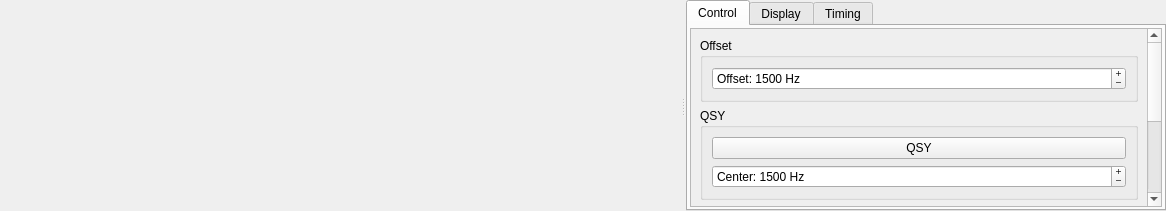
<?xml version="1.0" encoding="UTF-8"?>
<ui version="4.0">
 <class>WideGraph</class>
 <widget class="QWidget" name="WideGraph">
  <property name="geometry">
   <rect>
    <x>0</x>
    <y>0</y>
    <width>1166</width>
    <height>211</height>
   </rect>
  </property>
  <property name="sizePolicy">
   <sizepolicy hsizetype="Expanding" vsizetype="Expanding">
    <horstretch>0</horstretch>
    <verstretch>0</verstretch>
   </sizepolicy>
  </property>
  <property name="windowTitle">
   <string>Dialog</string>
  </property>
  <layout class="QHBoxLayout" name="horizontalLayout_2">
   <property name="spacing">
    <number>1</number>
   </property>
   <property name="leftMargin">
    <number>0</number>
   </property>
   <property name="topMargin">
    <number>0</number>
   </property>
   <property name="rightMargin">
    <number>0</number>
   </property>
   <property name="bottomMargin">
    <number>0</number>
   </property>
   <item>
    <widget class="QSplitter" name="splitter">
     <property name="sizePolicy">
      <sizepolicy hsizetype="Expanding" vsizetype="Expanding">
       <horstretch>0</horstretch>
       <verstretch>0</verstretch>
      </sizepolicy>
     </property>
     <property name="visible">
      <bool>true</bool>
     </property>
     <property name="autoFillBackground">
      <bool>true</bool>
     </property>
     <property name="orientation">
      <enum>Qt::Orientation::Horizontal</enum>
     </property>
     <property name="handleWidth">
      <number>6</number>
     </property>
     <property name="childrenCollapsible">
      <bool>false</bool>
     </property>
     <widget class="CPlotter" name="widePlot" native="true">
      <property name="sizePolicy">
       <sizepolicy hsizetype="Expanding" vsizetype="Expanding">
        <horstretch>0</horstretch>
        <verstretch>0</verstretch>
       </sizepolicy>
      </property>
      <property name="minimumSize">
       <size>
        <width>400</width>
        <height>10</height>
       </size>
      </property>
     </widget>
     <widget class="QWidget" name="controls_widget" native="true">
      <property name="sizePolicy">
       <sizepolicy hsizetype="Preferred" vsizetype="Expanding">
        <horstretch>0</horstretch>
        <verstretch>0</verstretch>
       </sizepolicy>
      </property>
      <property name="minimumSize">
       <size>
        <width>100</width>
        <height>0</height>
       </size>
      </property>
      <property name="autoFillBackground">
       <bool>true</bool>
      </property>
      <layout class="QGridLayout" name="gridLayout">
       <property name="leftMargin">
        <number>0</number>
       </property>
       <property name="topMargin">
        <number>0</number>
       </property>
       <property name="rightMargin">
        <number>0</number>
       </property>
       <property name="bottomMargin">
        <number>0</number>
       </property>
       <property name="horizontalSpacing">
        <number>5</number>
       </property>
       <property name="verticalSpacing">
        <number>0</number>
       </property>
       <item row="0" column="0">
        <widget class="QTabWidget" name="tabWidget">
         <property name="sizePolicy">
          <sizepolicy hsizetype="Minimum" vsizetype="Expanding">
           <horstretch>0</horstretch>
           <verstretch>0</verstretch>
          </sizepolicy>
         </property>
         <property name="tabPosition">
          <enum>QTabWidget::TabPosition::North</enum>
         </property>
         <property name="tabShape">
          <enum>QTabWidget::TabShape::Rounded</enum>
         </property>
         <property name="currentIndex">
          <number>0</number>
         </property>
         <property name="tabBarAutoHide">
          <bool>false</bool>
         </property>
         <widget class="QWidget" name="controlTab">
          <attribute name="title">
           <string>Control</string>
          </attribute>
          <layout class="QVBoxLayout" name="verticalLayout_2">
           <property name="leftMargin">
            <number>2</number>
           </property>
           <property name="topMargin">
            <number>2</number>
           </property>
           <property name="rightMargin">
            <number>2</number>
           </property>
           <property name="bottomMargin">
            <number>2</number>
           </property>
           <item>
            <widget class="QScrollArea" name="scrollArea">
             <property name="widgetResizable">
              <bool>true</bool>
             </property>
             <widget class="QWidget" name="scrollAreaWidgetContents_2">
              <property name="geometry">
               <rect>
                <x>0</x>
                <y>0</y>
                <width>499</width>
                <height>377</height>
               </rect>
              </property>
              <layout class="QVBoxLayout" name="verticalLayout_8">
               <item>
                <widget class="QGroupBox" name="groupBox_7">
                 <property name="title">
                  <string>Offset</string>
                 </property>
                 <layout class="QVBoxLayout" name="verticalLayout_11">
                  <item>
                   <widget class="QSpinBox" name="offsetSpinBox">
                    <property name="buttonSymbols">
                     <enum>QAbstractSpinBox::ButtonSymbols::PlusMinus</enum>
                    </property>
                    <property name="suffix">
                     <string> Hz</string>
                    </property>
                    <property name="prefix">
                     <string>Offset: </string>
                    </property>
                    <property name="maximum">
                     <number>5000</number>
                    </property>
                    <property name="singleStep">
                     <number>1</number>
                    </property>
                    <property name="value">
                     <number>1500</number>
                    </property>
                   </widget>
                  </item>
                 </layout>
                </widget>
               </item>
               <item>
                <widget class="QGroupBox" name="groupBox_5">
                 <property name="title">
                  <string>QSY</string>
                 </property>
                 <layout class="QVBoxLayout" name="verticalLayout_9">
                  <item>
                   <widget class="QPushButton" name="qsyPushButton">
                    <property name="toolTip">
                     <string>&lt;html&gt;&lt;head/&gt;&lt;body&gt;&lt;p&gt;Adjust the dial frequency to center the current offset at the center of the bandpass (position defined below).&lt;/p&gt;&lt;/body&gt;&lt;/html&gt;</string>
                    </property>
                    <property name="text">
                     <string>QSY</string>
                    </property>
                    <property name="autoDefault">
                     <bool>false</bool>
                    </property>
                   </widget>
                  </item>
                  <item>
                   <widget class="QSpinBox" name="centerSpinBox">
                    <property name="buttonSymbols">
                     <enum>QAbstractSpinBox::ButtonSymbols::PlusMinus</enum>
                    </property>
                    <property name="suffix">
                     <string> Hz</string>
                    </property>
                    <property name="prefix">
                     <string>Center: </string>
                    </property>
                    <property name="minimum">
                     <number>500</number>
                    </property>
                    <property name="maximum">
                     <number>5000</number>
                    </property>
                    <property name="value">
                     <number>1500</number>
                    </property>
                   </widget>
                  </item>
                 </layout>
                </widget>
               </item>
               <item>
                <widget class="QGroupBox" name="groupBox_6">
                 <property name="title">
                  <string>Filter</string>
                 </property>
                 <layout class="QVBoxLayout" name="verticalLayout_10">
                  <item>
                   <layout class="QHBoxLayout" name="horizontalLayout">
                    <property name="topMargin">
                     <number>0</number>
                    </property>
                    <item>
                     <widget class="QCheckBox" name="filterCheckBox">
                      <property name="toolTip">
                       <string>Enable the software filter</string>
                      </property>
                      <property name="text">
                       <string>Enable Filter</string>
                      </property>
                     </widget>
                    </item>
                    <item>
                     <widget class="QPushButton" name="filterCenterSyncButton">
                      <property name="enabled">
                       <bool>false</bool>
                      </property>
                      <property name="toolTip">
                       <string>&lt;html&gt;&lt;head/&gt;&lt;body&gt;&lt;p&gt;Synchronize the filter center to the audio offset&lt;/p&gt;&lt;/body&gt;&lt;/html&gt;</string>
                      </property>
                      <property name="text">
                       <string>Sync</string>
                      </property>
                     </widget>
                    </item>
                   </layout>
                  </item>
                  <item>
                   <layout class="QHBoxLayout" name="horizontalLayout_6">
                    <property name="bottomMargin">
                     <number>0</number>
                    </property>
                    <item>
                     <layout class="QVBoxLayout" name="filterCenter">
                      <item>
                       <widget class="QSpinBox" name="filterCenterSpinBox">
                        <property name="suffix">
                         <string> Hz</string>
                        </property>
                        <property name="prefix">
                         <string>Center: </string>
                        </property>
                        <property name="minimum">
                         <number>120</number>
                        </property>
                        <property name="maximum">
                         <number>4880</number>
                        </property>
                       </widget>
                      </item>
                      <item>
                       <widget class="QDial" name="filterCenterDial">
                        <property name="minimum">
                         <number>120</number>
                        </property>
                        <property name="maximum">
                         <number>4880</number>
                        </property>
                       </widget>
                      </item>
                     </layout>
                    </item>
                    <item>
                     <layout class="QVBoxLayout" name="filterWidth">
                      <item>
                       <widget class="QSpinBox" name="filterWidthSpinBox">
                        <property name="suffix">
                         <string> Hz</string>
                        </property>
                        <property name="prefix">
                         <string>Width: </string>
                        </property>
                        <property name="minimum">
                         <number>120</number>
                        </property>
                        <property name="maximum">
                         <number>5000</number>
                        </property>
                       </widget>
                      </item>
                      <item>
                       <widget class="QDial" name="filterWidthDial">
                        <property name="minimum">
                         <number>120</number>
                        </property>
                        <property name="maximum">
                         <number>5000</number>
                        </property>
                       </widget>
                      </item>
                     </layout>
                    </item>
                   </layout>
                  </item>
                 </layout>
                </widget>
               </item>
               <item>
                <spacer name="verticalSpacer_3">
                 <property name="orientation">
                  <enum>Qt::Orientation::Vertical</enum>
                 </property>
                 <property name="sizeHint" stdset="0">
                  <size>
                   <width>20</width>
                   <height>40</height>
                  </size>
                 </property>
                </spacer>
               </item>
              </layout>
             </widget>
            </widget>
           </item>
          </layout>
         </widget>
         <widget class="QWidget" name="displayTab">
          <attribute name="title">
           <string>Display</string>
          </attribute>
          <layout class="QVBoxLayout" name="verticalLayout_3">
           <property name="leftMargin">
            <number>2</number>
           </property>
           <property name="topMargin">
            <number>2</number>
           </property>
           <property name="rightMargin">
            <number>2</number>
           </property>
           <property name="bottomMargin">
            <number>2</number>
           </property>
           <item>
            <widget class="QScrollArea" name="scrollArea_2">
             <property name="widgetResizable">
              <bool>true</bool>
             </property>
             <widget class="QWidget" name="scrollAreaWidgetContents_3">
              <property name="geometry">
               <rect>
                <x>0</x>
                <y>0</y>
                <width>499</width>
                <height>762</height>
               </rect>
              </property>
              <layout class="QVBoxLayout" name="verticalLayout_5">
               <item>
                <widget class="QGroupBox" name="groupBox_8">
                 <property name="title">
                  <string>Size</string>
                 </property>
                 <layout class="QVBoxLayout" name="verticalLayout_12">
                  <item>
                   <widget class="QSpinBox" name="fStartSpinBox">
                    <property name="toolTip">
                     <string>&lt;html&gt;&lt;head/&gt;&lt;body&gt;&lt;p&gt;Frequency at left edge of waterfall&lt;/p&gt;&lt;/body&gt;&lt;/html&gt;</string>
                    </property>
                    <property name="buttonSymbols">
                     <enum>QAbstractSpinBox::ButtonSymbols::PlusMinus</enum>
                    </property>
                    <property name="suffix">
                     <string> Hz</string>
                    </property>
                    <property name="prefix">
                     <string>Start: </string>
                    </property>
                    <property name="maximum">
                     <number>5000</number>
                    </property>
                    <property name="singleStep">
                     <number>100</number>
                    </property>
                    <property name="value">
                     <number>500</number>
                    </property>
                   </widget>
                  </item>
                  <item>
                   <widget class="QSpinBox" name="bppSpinBox">
                    <property name="toolTip">
                     <string>Compression factor for frequency scale</string>
                    </property>
                    <property name="buttonSymbols">
                     <enum>QAbstractSpinBox::ButtonSymbols::PlusMinus</enum>
                    </property>
                    <property name="suffix">
                     <string/>
                    </property>
                    <property name="prefix">
                     <string>Bins Per Pixel: </string>
                    </property>
                    <property name="minimum">
                     <number>1</number>
                    </property>
                    <property name="maximum">
                     <number>1000</number>
                    </property>
                    <property name="singleStep">
                     <number>1</number>
                    </property>
                    <property name="value">
                     <number>5</number>
                    </property>
                   </widget>
                  </item>
                 </layout>
                </widget>
               </item>
               <item>
                <widget class="QGroupBox" name="groupBox_3">
                 <property name="title">
                  <string>Palette</string>
                 </property>
                 <layout class="QVBoxLayout" name="verticalLayout_6">
                  <item>
                   <widget class="QComboBox" name="paletteComboBox">
                    <property name="toolTip">
                     <string>Select waterfall palette</string>
                    </property>
                   </widget>
                  </item>
                  <item>
                   <widget class="QPushButton" name="adjust_palette_push_button">
                    <property name="toolTip">
                     <string>&lt;html&gt;&lt;head/&gt;&lt;body&gt;&lt;p&gt;Enter definition for a new color palette.&lt;/p&gt;&lt;/body&gt;&lt;/html&gt;</string>
                    </property>
                    <property name="text">
                     <string>Adjust...</string>
                    </property>
                    <property name="autoDefault">
                     <bool>false</bool>
                    </property>
                   </widget>
                  </item>
                 </layout>
                </widget>
               </item>
               <item>
                <widget class="QGroupBox" name="groupBox_4">
                 <property name="title">
                  <string>Scrolling &amp;&amp; Averaging</string>
                 </property>
                 <layout class="QVBoxLayout" name="verticalLayout_7">
                  <item>
                   <widget class="QSpinBox" name="fpsSpinBox">
                    <property name="suffix">
                     <string> fps</string>
                    </property>
                    <property name="prefix">
                     <string>Scroll Speed: </string>
                    </property>
                    <property name="minimum">
                     <number>1</number>
                    </property>
                    <property name="maximum">
                     <number>100</number>
                    </property>
                    <property name="value">
                     <number>10</number>
                    </property>
                   </widget>
                  </item>
                  <item>
                   <layout class="QHBoxLayout" name="horizontalLayout_3">
                    <item>
                     <widget class="QSpinBox" name="waterfallAvgSpinBox">
                      <property name="toolTip">
                       <string>Number of FFTs averaged (controls waterfall scrolling rate)</string>
                      </property>
                      <property name="buttonSymbols">
                       <enum>QAbstractSpinBox::ButtonSymbols::PlusMinus</enum>
                      </property>
                      <property name="prefix">
                       <string>Avg N: </string>
                      </property>
                      <property name="minimum">
                       <number>1</number>
                      </property>
                      <property name="maximum">
                       <number>50</number>
                      </property>
                     </widget>
                    </item>
                    <item>
                     <widget class="QCheckBox" name="cbFlatten">
                      <property name="toolTip">
                       <string>&lt;html&gt;&lt;head/&gt;&lt;body&gt;&lt;p&gt;Flatten spectral baseline over the full displayed interval.&lt;/p&gt;&lt;/body&gt;&lt;/html&gt;</string>
                      </property>
                      <property name="text">
                       <string>Flatten</string>
                      </property>
                     </widget>
                    </item>
                   </layout>
                  </item>
                  <item>
                   <widget class="QComboBox" name="spec2dComboBox">
                    <property name="toolTip">
                     <string>&lt;html&gt;&lt;head/&gt;&lt;body&gt;&lt;p&gt;Select data for spectral display&lt;/p&gt;&lt;/body&gt;&lt;/html&gt;</string>
                    </property>
                    <property name="currentIndex">
                     <number>0</number>
                    </property>
                    <item>
                     <property name="text">
                      <string>Current</string>
                     </property>
                    </item>
                    <item>
                     <property name="text">
                      <string>Cumulative</string>
                     </property>
                    </item>
                    <item>
                     <property name="text">
                      <string>Linear Avg</string>
                     </property>
                    </item>
                   </widget>
                  </item>
                  <item>
                   <widget class="QSpinBox" name="smoSpinBox">
                    <property name="enabled">
                     <bool>false</bool>
                    </property>
                    <property name="toolTip">
                     <string>Smoothing of Linear Average spectrum</string>
                    </property>
                    <property name="alignment">
                     <set>Qt::AlignmentFlag::AlignCenter</set>
                    </property>
                    <property name="buttonSymbols">
                     <enum>QAbstractSpinBox::ButtonSymbols::PlusMinus</enum>
                    </property>
                    <property name="suffix">
                     <string/>
                    </property>
                    <property name="prefix">
                     <string>Smooth:  </string>
                    </property>
                    <property name="minimum">
                     <number>1</number>
                    </property>
                    <property name="maximum">
                     <number>7</number>
                    </property>
                   </widget>
                  </item>
                 </layout>
                </widget>
               </item>
               <item>
                <widget class="QGroupBox" name="groupBox">
                 <property name="title">
                  <string>Waterfall</string>
                 </property>
                 <layout class="QVBoxLayout" name="verticalLayout_4">
                  <item>
                   <layout class="QFormLayout" name="formLayout">
                    <property name="topMargin">
                     <number>0</number>
                    </property>
                    <item row="0" column="0">
                     <widget class="QLabel" name="label">
                      <property name="text">
                       <string>Gain:</string>
                      </property>
                     </widget>
                    </item>
                    <item row="0" column="1">
                     <widget class="QSlider" name="gainSlider">
                      <property name="sizePolicy">
                       <sizepolicy hsizetype="Expanding" vsizetype="Fixed">
                        <horstretch>0</horstretch>
                        <verstretch>0</verstretch>
                       </sizepolicy>
                      </property>
                      <property name="minimumSize">
                       <size>
                        <width>100</width>
                        <height>0</height>
                       </size>
                      </property>
                      <property name="maximumSize">
                       <size>
                        <width>16777215</width>
                        <height>16777215</height>
                       </size>
                      </property>
                      <property name="toolTip">
                       <string>Waterfall gain</string>
                      </property>
                      <property name="minimum">
                       <number>-50</number>
                      </property>
                      <property name="maximum">
                       <number>50</number>
                      </property>
                      <property name="orientation">
                       <enum>Qt::Orientation::Horizontal</enum>
                      </property>
                      <property name="tickPosition">
                       <enum>QSlider::TickPosition::TicksAbove</enum>
                      </property>
                     </widget>
                    </item>
                    <item row="1" column="0">
                     <widget class="QLabel" name="label_2">
                      <property name="text">
                       <string>Zero:</string>
                      </property>
                     </widget>
                    </item>
                    <item row="1" column="1">
                     <widget class="QSlider" name="zeroSlider">
                      <property name="sizePolicy">
                       <sizepolicy hsizetype="Expanding" vsizetype="Fixed">
                        <horstretch>0</horstretch>
                        <verstretch>0</verstretch>
                       </sizepolicy>
                      </property>
                      <property name="minimumSize">
                       <size>
                        <width>100</width>
                        <height>0</height>
                       </size>
                      </property>
                      <property name="maximumSize">
                       <size>
                        <width>16777215</width>
                        <height>16777215</height>
                       </size>
                      </property>
                      <property name="toolTip">
                       <string>Waterfall zero</string>
                      </property>
                      <property name="minimum">
                       <number>-50</number>
                      </property>
                      <property name="maximum">
                       <number>50</number>
                      </property>
                      <property name="orientation">
                       <enum>Qt::Orientation::Horizontal</enum>
                      </property>
                      <property name="tickPosition">
                       <enum>QSlider::TickPosition::TicksAbove</enum>
                      </property>
                     </widget>
                    </item>
                   </layout>
                  </item>
                  <item>
                   <widget class="QCheckBox" name="decodeAttemptCheckBox">
                    <property name="text">
                     <string>Display Decode Attempts</string>
                    </property>
                   </widget>
                  </item>
                 </layout>
                </widget>
               </item>
               <item>
                <widget class="QGroupBox" name="groupBox_2">
                 <property name="title">
                  <string>Spectrum</string>
                 </property>
                 <layout class="QFormLayout" name="formLayout_2">
                  <item row="0" column="0">
                   <widget class="QLabel" name="label_3">
                    <property name="text">
                     <string>Height:</string>
                    </property>
                   </widget>
                  </item>
                  <item row="0" column="1">
                   <widget class="QSpinBox" name="sbPercent2dPlot">
                    <property name="toolTip">
                     <string>&lt;html&gt;&lt;head/&gt;&lt;body&gt;&lt;p&gt;Set fractional size of spectrum in this window.&lt;/p&gt;&lt;/body&gt;&lt;/html&gt;</string>
                    </property>
                    <property name="alignment">
                     <set>Qt::AlignmentFlag::AlignCenter</set>
                    </property>
                    <property name="buttonSymbols">
                     <enum>QAbstractSpinBox::ButtonSymbols::PlusMinus</enum>
                    </property>
                    <property name="suffix">
                     <string> %</string>
                    </property>
                    <property name="prefix">
                     <string/>
                    </property>
                    <property name="maximum">
                     <number>100</number>
                    </property>
                    <property name="singleStep">
                     <number>5</number>
                    </property>
                    <property name="value">
                     <number>0</number>
                    </property>
                   </widget>
                  </item>
                  <item row="1" column="0">
                   <widget class="QLabel" name="label_4">
                    <property name="text">
                     <string>Gain:</string>
                    </property>
                   </widget>
                  </item>
                  <item row="1" column="1">
                   <widget class="QSlider" name="gain2dSlider">
                    <property name="sizePolicy">
                     <sizepolicy hsizetype="Expanding" vsizetype="Fixed">
                      <horstretch>0</horstretch>
                      <verstretch>0</verstretch>
                     </sizepolicy>
                    </property>
                    <property name="minimumSize">
                     <size>
                      <width>100</width>
                      <height>0</height>
                     </size>
                    </property>
                    <property name="maximumSize">
                     <size>
                      <width>16777215</width>
                      <height>16777215</height>
                     </size>
                    </property>
                    <property name="toolTip">
                     <string>Spectrum gain</string>
                    </property>
                    <property name="minimum">
                     <number>-50</number>
                    </property>
                    <property name="maximum">
                     <number>50</number>
                    </property>
                    <property name="orientation">
                     <enum>Qt::Orientation::Horizontal</enum>
                    </property>
                    <property name="tickPosition">
                     <enum>QSlider::TickPosition::TicksAbove</enum>
                    </property>
                   </widget>
                  </item>
                  <item row="3" column="0">
                   <widget class="QLabel" name="label_5">
                    <property name="text">
                     <string>Zero:</string>
                    </property>
                   </widget>
                  </item>
                  <item row="3" column="1">
                   <widget class="QSlider" name="zero2dSlider">
                    <property name="sizePolicy">
                     <sizepolicy hsizetype="Expanding" vsizetype="Fixed">
                      <horstretch>0</horstretch>
                      <verstretch>0</verstretch>
                     </sizepolicy>
                    </property>
                    <property name="minimumSize">
                     <size>
                      <width>100</width>
                      <height>0</height>
                     </size>
                    </property>
                    <property name="maximumSize">
                     <size>
                      <width>16777215</width>
                      <height>16777215</height>
                     </size>
                    </property>
                    <property name="toolTip">
                     <string>Spectrum zero</string>
                    </property>
                    <property name="minimum">
                     <number>-50</number>
                    </property>
                    <property name="maximum">
                     <number>50</number>
                    </property>
                    <property name="orientation">
                     <enum>Qt::Orientation::Horizontal</enum>
                    </property>
                    <property name="tickPosition">
                     <enum>QSlider::TickPosition::TicksAbove</enum>
                    </property>
                   </widget>
                  </item>
                 </layout>
                </widget>
               </item>
               <item>
                <widget class="QGroupBox" name="groupBox_9">
                 <property name="title">
                  <string>Filter</string>
                 </property>
                 <layout class="QFormLayout" name="formLayout_3">
                  <item row="0" column="0">
                   <widget class="QLabel" name="label_6">
                    <property name="text">
                     <string>Opacity:</string>
                    </property>
                   </widget>
                  </item>
                  <item row="0" column="1">
                   <widget class="QSpinBox" name="filterOpacitySpinBox">
                    <property name="alignment">
                     <set>Qt::AlignmentFlag::AlignCenter</set>
                    </property>
                    <property name="buttonSymbols">
                     <enum>QAbstractSpinBox::ButtonSymbols::PlusMinus</enum>
                    </property>
                    <property name="suffix">
                     <string>%</string>
                    </property>
                    <property name="maximum">
                     <number>100</number>
                    </property>
                    <property name="value">
                     <number>50</number>
                    </property>
                   </widget>
                  </item>
                 </layout>
                </widget>
               </item>
               <item>
                <spacer name="verticalSpacer_2">
                 <property name="orientation">
                  <enum>Qt::Orientation::Vertical</enum>
                 </property>
                 <property name="sizeHint" stdset="0">
                  <size>
                   <width>20</width>
                   <height>40</height>
                  </size>
                 </property>
                </spacer>
               </item>
              </layout>
             </widget>
            </widget>
           </item>
          </layout>
         </widget>
         <widget class="QWidget" name="timingTab">
          <attribute name="title">
           <string>Timing</string>
          </attribute>
          <layout class="QGridLayout" name="gridLayout_12">
           <property name="leftMargin">
            <number>2</number>
           </property>
           <property name="topMargin">
            <number>2</number>
           </property>
           <property name="rightMargin">
            <number>2</number>
           </property>
           <property name="bottomMargin">
            <number>2</number>
           </property>
           <item row="0" column="0">
            <widget class="QScrollArea" name="scrollArea_3">
             <property name="widgetResizable">
              <bool>true</bool>
             </property>
             <widget class="QWidget" name="scrollAreaWidgetContents">
              <property name="geometry">
               <rect>
                <x>0</x>
                <y>0</y>
                <width>499</width>
                <height>352</height>
               </rect>
              </property>
              <layout class="QVBoxLayout" name="verticalLayout">
               <item>
                <widget class="QSpinBox" name="driftSpinBox">
                 <property name="sizePolicy">
                  <sizepolicy hsizetype="MinimumExpanding" vsizetype="Fixed">
                   <horstretch>0</horstretch>
                   <verstretch>0</verstretch>
                  </sizepolicy>
                 </property>
                 <property name="minimumSize">
                  <size>
                   <width>0</width>
                   <height>30</height>
                  </size>
                 </property>
                 <property name="wrapping">
                  <bool>false</bool>
                 </property>
                 <property name="alignment">
                  <set>Qt::AlignmentFlag::AlignCenter</set>
                 </property>
                 <property name="buttonSymbols">
                  <enum>QAbstractSpinBox::ButtonSymbols::PlusMinus</enum>
                 </property>
                 <property name="suffix">
                  <string> ms</string>
                 </property>
                 <property name="prefix">
                  <string>Time Drift: </string>
                 </property>
                 <property name="minimum">
                  <number>-30000</number>
                 </property>
                 <property name="maximum">
                  <number>30000</number>
                 </property>
                 <property name="singleStep">
                  <number>100</number>
                 </property>
                </widget>
               </item>
               <item>
                <widget class="QGroupBox" name="groupBox_10">
                 <property name="title">
                  <string>Automatic</string>
                 </property>
                 <layout class="QVBoxLayout" name="verticalLayout_13">
                  <item>
                   <widget class="QPushButton" name="autoDriftButton">
                    <property name="toolTip">
                     <string>&lt;html&gt;&lt;head/&gt;&lt;body&gt;&lt;p&gt;Automatically synchronize time drift every second to decodes of NORMAL and SLOW signals observed.&lt;/p&gt;&lt;p&gt;This process is CPU intensive and may cause abnormal decoder behavior if run for extended periods of time. Default operation should be paired with stopping automatic time drift after signals have been decoded. &lt;/p&gt;&lt;/body&gt;&lt;/html&gt;</string>
                    </property>
                    <property name="styleSheet">
                     <string notr="true">QPushButton:checked {
  font-weight:bold;
  color:black;
}</string>
                    </property>
                    <property name="text">
                     <string>Start Automatic Time Drift</string>
                    </property>
                    <property name="checkable">
                     <bool>true</bool>
                    </property>
                   </widget>
                  </item>
                  <item>
                   <layout class="QHBoxLayout" name="horizontalLayout_4" stretch="0,1">
                    <item>
                     <widget class="QCheckBox" name="autoDriftAutoStopCheckBox">
                      <property name="text">
                       <string>Stop After:</string>
                      </property>
                      <property name="checked">
                       <bool>true</bool>
                      </property>
                     </widget>
                    </item>
                    <item>
                     <widget class="QSpinBox" name="autoDriftStopSpinBox">
                      <property name="suffix">
                       <string> decode(s)</string>
                      </property>
                      <property name="minimum">
                       <number>1</number>
                      </property>
                      <property name="maximum">
                       <number>1024</number>
                      </property>
                     </widget>
                    </item>
                   </layout>
                  </item>
                 </layout>
                </widget>
               </item>
               <item>
                <widget class="QGroupBox" name="groupBox_11">
                 <property name="title">
                  <string>Manual</string>
                 </property>
                 <layout class="QVBoxLayout" name="verticalLayout_14">
                  <item>
                   <widget class="QPushButton" name="driftSyncMinuteButton">
                    <property name="toolTip">
                     <string>&lt;html&gt;&lt;head/&gt;&lt;body&gt;&lt;p&gt;Observe signals in the waterfall and click this to synchronize your time drift with the start of a minute.&lt;/p&gt;&lt;/body&gt;&lt;/html&gt;</string>
                    </property>
                    <property name="text">
                     <string>Set Time Drift to Now (Minute Start)</string>
                    </property>
                   </widget>
                  </item>
                  <item>
                   <widget class="QPushButton" name="driftSyncEndButton">
                    <property name="toolTip">
                     <string>&lt;html&gt;&lt;head/&gt;&lt;body&gt;&lt;p&gt;Observe signals in the waterfall and click this to synchronize your time drift with the end of a TX cycle in the current transmission speed.&lt;/p&gt;&lt;/body&gt;&lt;/html&gt;</string>
                    </property>
                    <property name="text">
                     <string>Set Time Drift to Now (TX End)</string>
                    </property>
                   </widget>
                  </item>
                  <item>
                   <widget class="QPushButton" name="driftSyncButton">
                    <property name="toolTip">
                     <string>&lt;html&gt;&lt;head/&gt;&lt;body&gt;&lt;p&gt;Observe signals in the waterfall and click this to synchronize your time drift with the start of a TX cycle in the current transmission speed.&lt;/p&gt;&lt;/body&gt;&lt;/html&gt;</string>
                    </property>
                    <property name="text">
                     <string>Set Time Drift to Now (TX Start)</string>
                    </property>
                   </widget>
                  </item>
                  <item>
                   <widget class="QPushButton" name="driftSyncResetButton">
                    <property name="toolTip">
                     <string>Reset your time drift to zero.</string>
                    </property>
                    <property name="text">
                     <string>Reset Time Drift</string>
                    </property>
                   </widget>
                  </item>
                 </layout>
                </widget>
               </item>
               <item>
                <spacer name="verticalSpacer">
                 <property name="orientation">
                  <enum>Qt::Orientation::Vertical</enum>
                 </property>
                 <property name="sizeHint" stdset="0">
                  <size>
                   <width>20</width>
                   <height>40</height>
                  </size>
                 </property>
                </spacer>
               </item>
              </layout>
             </widget>
            </widget>
           </item>
          </layout>
         </widget>
        </widget>
       </item>
      </layout>
     </widget>
    </widget>
   </item>
  </layout>
 </widget>
 <customwidgets>
  <customwidget>
   <class>CPlotter</class>
   <extends>QWidget</extends>
   <header>JS8_Main/plotter.h</header>
  </customwidget>
 </customwidgets>
 <resources/>
 <connections/>
</ui>
